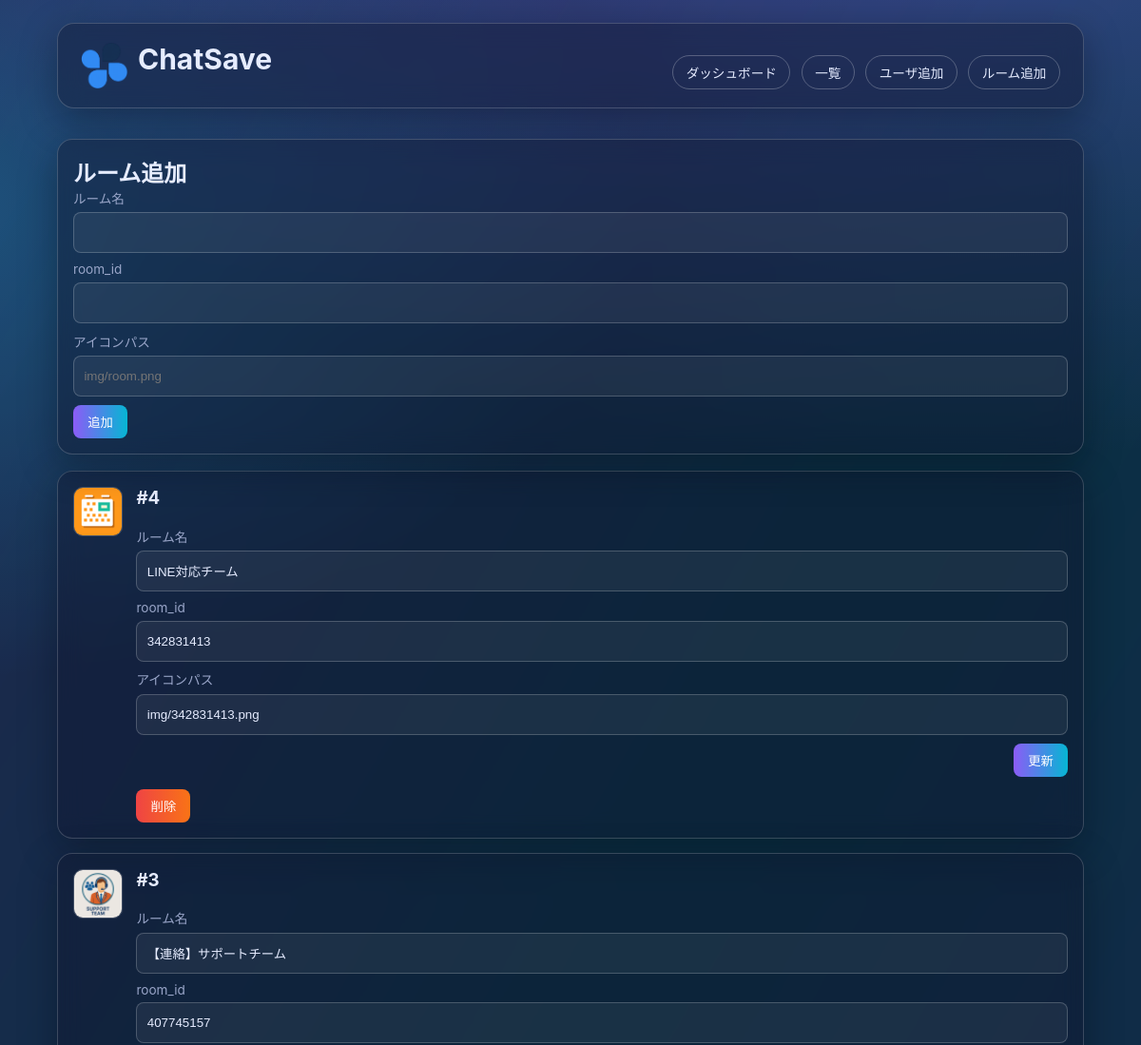
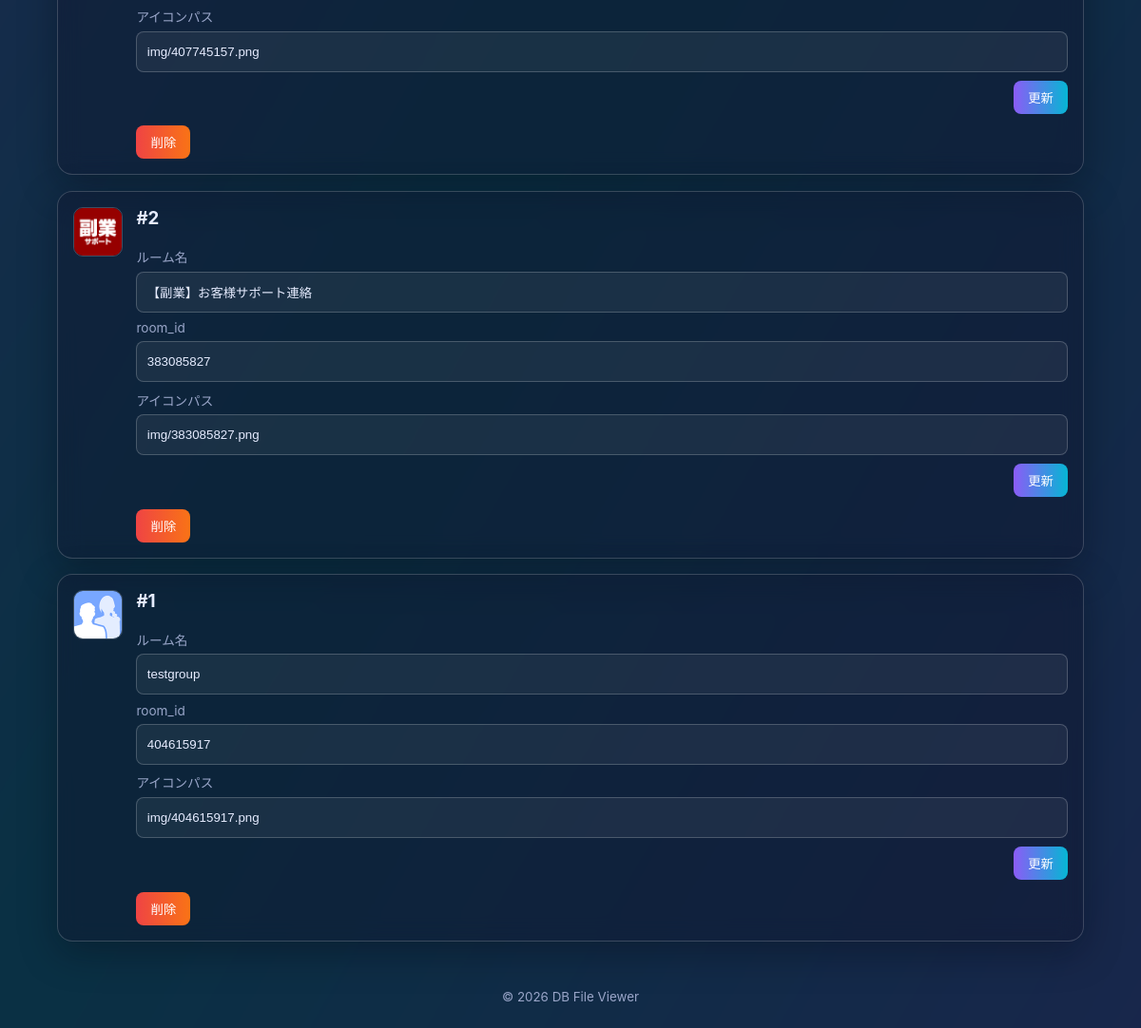
The page /rooms.php on the database its author committed (2 pictures, top to bottom).
### tables this page shows
CREATE TABLE room (
            id INTEGER PRIMARY KEY AUTOINCREMENT,
            room_name TEXT NOT NULL,
            room_id TEXT NOT NULL,
            room_icon TEXT
        );

### rooms.php (the view, shortened to what this page needs)
<?php
$pdo = get_db();
$rooms = $pdo->query('SELECT id, room_name, room_id, room_icon FROM room ORDER BY id DESC')->fetchAll(PDO::FETCH_ASSOC);
include __DIR__ . '/header.php';
?>
<section class="card glass form-card">
  <h2>ルーム追加</h2>
  <form method="post" class="admin-form horizontal-form">
    <label>ルーム名<input type="text" name="room_name" required></label>
    <label>room_id<input type="text" name="room_id" required></label>
    <label>アイコンパス<input type="text" name="room_icon" placeholder="img/room.png"></label>
    <button type="submit">追加</button>
  </form>
</section>
<section class="cards" aria-label="ルーム一覧">
  <?php foreach ($rooms as $room): ?>
    <article class="card glass card-with-icon">
      <?php if (trim((string)$room['room_icon']) !== ''): ?>
        <img
          class="entity-preview"
          src="<?php echo htmlspecialchars($room['room_icon'], ENT_QUOTES, 'UTF-8'); ?>"
          alt="<?php echo htmlspecialchars($room['room_name'], ENT_QUOTES, 'UTF-8'); ?>"
          onerror="this.onerror=null;this.src='img/noimage.png';"
        >
      <?php endif; ?>
      <div class="card-main">
        <h3>#<?php echo (int)$room['id']; ?></h3>
        <form method="post" class="admin-form inline-form horizontal-form">
          <label>ルーム名<input type="text" name="room_name" value="<?php echo htmlspecialchars($room['room_name'], ENT_QUOTES, 'UTF-8'); ?>" required></label>
          <label>room_id<input type="text" name="room_id" value="<?php echo htmlspecialchars($room['room_id'], ENT_QUOTES, 'UTF-8'); ?>" required></label>
          <label>アイコンパス<input type="text" name="room_icon" value="<?php echo htmlspecialchars($room['room_icon'], ENT_QUOTES, 'UTF-8'); ?>"></label>
          <div class="form-actions">
            <button type="submit">更新</button>
          </div>
        </form>
        <form method="post" onsubmit="return confirm('このルームを削除しますか？');">
          <button type="submit" class="danger">削除</button>
        </form>
      </div>
    </article>
  <?php endforeach; ?>
</section>
<?php include __DIR__ . '/footer.php'; ?>

### style/style.css (style rules this page uses)
:root { --bg: #0b1020; --text: #e6ecff; --muted: #9aa6c9; --card: rgba(16, 22, 45, 0.40); --border: rgba(255, 255, 255, 0.18); --accent-a: #8b5cf6; --accent-b: #06b6d4; }
* { box-sizing: border-box; }
body { margin: 0; min-height: 100vh; font-family: "Inter", "Noto Sans JP", system-ui, sans-serif; color: var(--text); background: radial-gradient(1200px 700px at 85% -10%, rgba(139, 92, 246, 0.45), transparent), radial-gradient(800px 500px at -10% 10%, rgba(6, 182, 212, 0.35), transparent), var(--bg); overflow-x: hidden; }
.glass { background: var(--card); border: 1px solid var(--border); backdrop-filter: blur(12px); -webkit-backdrop-filter: blur(12px); box-shadow: 0 12px 38px rgba(5, 8, 20, .35); }
.cards { display: flex; grid-template-columns: repeat(auto-fit, minmax(270px, 1fr)); gap: 1rem; flex-direction: column; position: relative; z-index: 1; }
.card { border-radius: 16px; padding: 1rem; transform: translateY(6px); opacity: 0; animation: slideUp .55s ease forwards; animation-delay: var(--delay, 0ms); transition: transform .2s ease, border-color .2s ease; }
.card h3 { margin-top: 0; }
h2 { margin: 0px; }
.form-card { margin-bottom: 1rem; position: relative; z-index: 40; }
.admin-form { display: flex; flex-direction: column; gap: .7rem; }
.admin-form label { display: grid; gap: .35rem; font-size: .85rem; color: var(--muted); }
.admin-form input { border-radius: 8px; border: 1px solid rgba(255,255,255,.2); padding: 13px .65rem; background: rgba(255,255,255,.06); color: var(--text); }
button { width: fit-content; border: 0; border-radius: 8px; padding: .5rem .95rem; cursor: pointer; color: #fff; background: linear-gradient(90deg, var(--accent-a), var(--accent-b)); }
button.danger { margin-top: .8rem; background: linear-gradient(90deg, #ef4444, #f97316); }
.horizontal-form { gap: .55rem; }
.horizontal-form .form-actions { align-self: end; }
.card-with-icon { display: flex; gap: .9rem; align-items: flex-start; }
.entity-preview { width: 52px; height: 52px; border-radius: 10px; object-fit: cover; border: 1px solid rgba(255, 255, 255, .2); flex: 0 0 52px; }
.card-main { flex: 1; min-width: 0; }

### rows shown on the page
room: room_icon (picture), id "4", room_name "LINE対応チーム", room_id "342831413", room_icon "img/342831413.png"
room: room_icon (picture), id "3", room_name "【連絡】サポートチーム", room_id "407745157", room_icon "img/407745157.png"
room: room_icon (picture), id "2", room_name "【副業】お客様サポート連絡", room_id "383085827", room_icon "img/383085827.png"
room: room_icon (picture), id "1", room_name "testgroup", room_id "404615917", room_icon "img/404615917.png"
